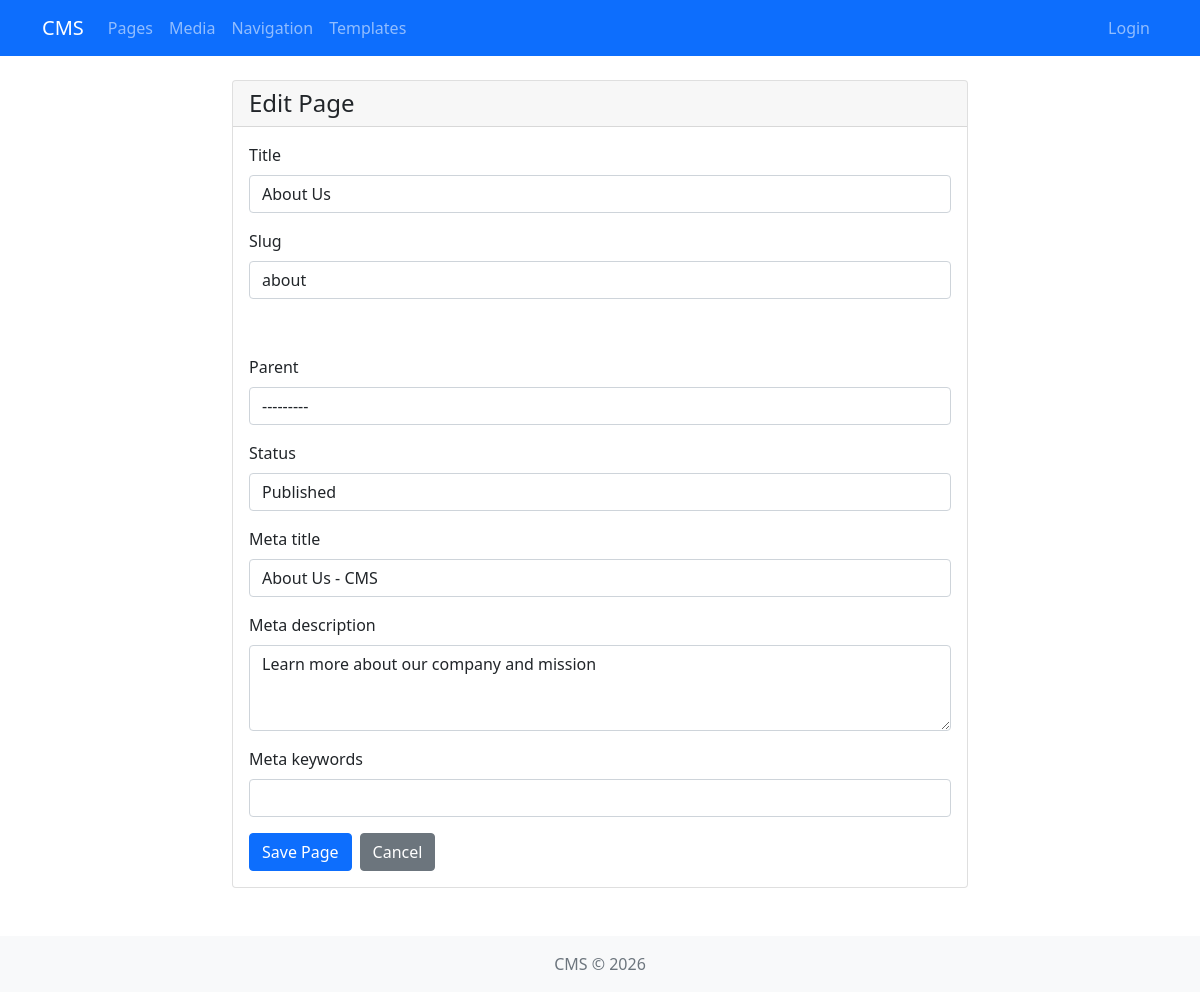
/update/about/, run on the app's committed database.
### pages/models.py (models this page shows, shortened)
class Page(models.Model):
    STATUS_CHOICES = [
        ('DRAFT', 'Draft'),
        ('PUBLISHED', 'Published'),
        ('ARCHIVED', 'Archived'),
    ]
    title = models.CharField(max_length=255)
    slug = models.SlugField(max_length=255, unique=True)
    template = models.ForeignKey('templates_app.Template', on_delete=models.SET_NULL, null=True, blank=True, related_name='pages')
    parent = models.ForeignKey('self', on_delete=models.CASCADE, null=True, blank=True, related_name='children')
    status = models.CharField(max_length=20, choices=STATUS_CHOICES, default='DRAFT')
    author = models.ForeignKey(User, on_delete=models.CASCADE, related_name='pages')
    meta_title = models.CharField(max_length=255, blank=True)
    meta_description = models.TextField(blank=True)
    meta_keywords = models.CharField(max_length=255, blank=True)
    published_at = models.DateTimeField(null=True, blank=True)
    created_at = models.DateTimeField(auto_now_add=True)
    updated_at = models.DateTimeField(auto_now=True)
    class Meta:
        ordering = ['-created_at']
    def __str__(self):
        return self.title

### pages/views.py (the view, shortened to what this page needs)
# urls.py: path('update/<slug:slug>/', views.PageUpdateView.as_view(), name='page_update'),
class PageUpdateView(UpdateView):
    model = Page
    form_class = PageForm
    template_name = 'pages/page_form.html'
    slug_url_kwarg = 'slug'

### pages/forms.py
class PageForm(forms.ModelForm):
    class Meta:
        model = Page
        fields = ['title', 'slug', 'parent', 'status',
                  'meta_title', 'meta_description', 'meta_keywords']
        widgets = {
            'title': forms.TextInput(attrs={'class': 'form-control'}),
            'slug': forms.TextInput(attrs={'class': 'form-control'}),
            'parent': forms.Select(attrs={'class': 'form-control'}),
            'status': forms.Select(attrs={'class': 'form-control'}),
            'meta_title': forms.TextInput(attrs={'class': 'form-control'}),
            'meta_description': forms.Textarea(attrs={'class': 'form-control', 'rows': 3}),
            'meta_keywords': forms.TextInput(attrs={'class': 'form-control'}),
        }

### pages/templates/pages/page_form.html (shortened to what this page needs)
{% extends 'base.html' %}
{% block content %}
<div class="row">
    <div class="col-lg-8 mx-auto">
        <div class="card">
            <div class="card-header">
                <h4 class="mb-0">{% if form.instance.pk %}Edit Page{% else %}New Page{% endif %}</h4>
            </div>
            <div class="card-body">
                <form method="post">
                    <div class="mb-3">
                        <label for="{{ form.title.id_for_label }}" class="form-label">{{ form.title.label }}</label>
                        {{ form.title }}
                    </div>
                    <div class="mb-3">
                        <label for="{{ form.slug.id_for_label }}" class="form-label">{{ form.slug.label }}</label>
                        {{ form.slug }}
                    </div>
                    <div class="mb-3">
                    </div>
                    <div class="mb-3">
                        <label for="{{ form.parent.id_for_label }}" class="form-label">{{ form.parent.label }}</label>
                        {{ form.parent }}
                    </div>
                    <div class="mb-3">
                        <label for="{{ form.status.id_for_label }}" class="form-label">{{ form.status.label }}</label>
                        {{ form.status }}
                    </div>
                    <div class="mb-3">
                        <label for="{{ form.meta_title.id_for_label }}" class="form-label">{{ form.meta_title.label }}</label>
                        {{ form.meta_title }}
                    </div>
                    <div class="mb-3">
                        <label for="{{ form.meta_description.id_for_label }}" class="form-label">{{ form.meta_description.label }}</label>
                        {{ form.meta_description }}
                    </div>
                    <div class="mb-3">
                        <label for="{{ form.meta_keywords.id_for_label }}" class="form-label">{{ form.meta_keywords.label }}</label>
                        {{ form.meta_keywords }}
                    </div>
                    <div class="d-flex gap-2">
                        <button type="submit" class="btn btn-primary">Save Page</button>
                        <a href="{% url 'pages:page_list' %}" class="btn btn-secondary">Cancel</a>
                    </div>
                </form>
            </div>
        </div>
    </div>
</div>
{% endblock %}

### data on the page
Page: title "About Us", slug "about", parent "---------", status "Published", meta_title "About Us - CMS", meta_description "Learn more about our company and mission"
